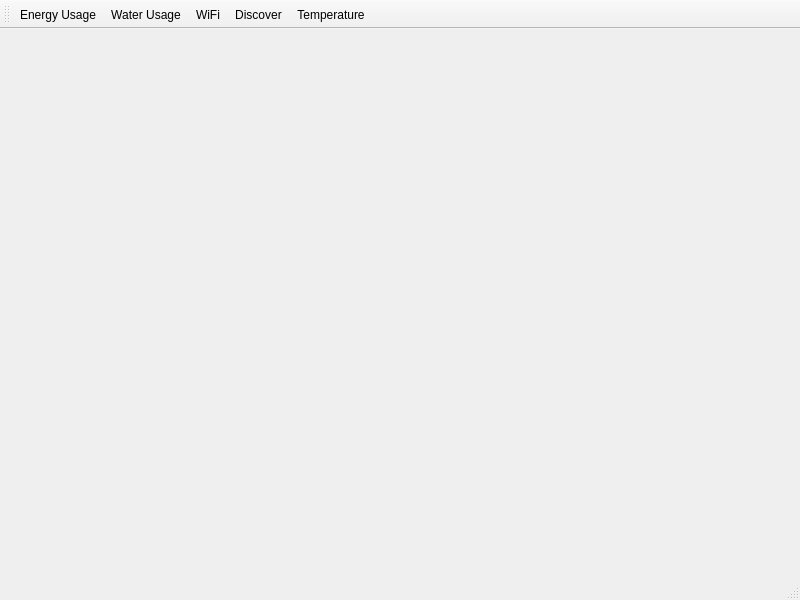
<?xml version="1.0" encoding="UTF-8"?>
<ui version="4.0">
 <class>main</class>
 <widget class="QMainWindow" name="main">
  <property name="geometry">
   <rect>
    <x>0</x>
    <y>0</y>
    <width>800</width>
    <height>600</height>
   </rect>
  </property>
  <property name="windowTitle">
   <string>UC Davis PI Web API Browser</string>
  </property>
  <property name="windowIcon">
   <iconset resource="../../resources/icons_utility.qrc">
    <normaloff>:/icons/utility/003-light bulb.svg</normaloff>:/icons/utility/003-light bulb.svg</iconset>
  </property>
  <widget class="QWidget" name="centralwidget">
   <property name="acceptDrops">
    <bool>false</bool>
   </property>
   <layout class="QHBoxLayout" name="horizontalLayout">
    <property name="spacing">
     <number>0</number>
    </property>
    <property name="sizeConstraint">
     <enum>QLayout::SetMaximumSize</enum>
    </property>
   </layout>
  </widget>
  <widget class="QMenuBar" name="menubar">
   <property name="geometry">
    <rect>
     <x>0</x>
     <y>0</y>
     <width>800</width>
     <height>22</height>
    </rect>
   </property>
  </widget>
  <widget class="QToolBar" name="toolBar">
   <property name="windowTitle">
    <string>toolBar</string>
   </property>
   <attribute name="toolBarArea">
    <enum>TopToolBarArea</enum>
   </attribute>
   <attribute name="toolBarBreak">
    <bool>false</bool>
   </attribute>
   <addaction name="actionEnergy"/>
   <addaction name="actionWater"/>
   <addaction name="actionWiFi"/>
   <addaction name="actionDiscover"/>
   <addaction name="actionTemperature"/>
  </widget>
  <widget class="QStatusBar" name="statusbar"/>
  <action name="actionEnergy">
   <property name="icon">
    <iconset resource="../../resources/icons_utility.qrc">
     <normaloff>:/icons/utility/003-light bulb.svg</normaloff>:/icons/utility/003-light bulb.svg</iconset>
   </property>
   <property name="text">
    <string>Energy Usage</string>
   </property>
   <property name="toolTip">
    <string>Energy Usage</string>
   </property>
  </action>
  <action name="actionWater">
   <property name="icon">
    <iconset resource="../../resources/icons_utility.qrc">
     <normaloff>:/icons/utility/014-faucet.svg</normaloff>:/icons/utility/014-faucet.svg</iconset>
   </property>
   <property name="text">
    <string>Water Usage</string>
   </property>
   <property name="toolTip">
    <string>Water Usage</string>
   </property>
  </action>
  <action name="actionWiFi">
   <property name="icon">
    <iconset resource="../../resources/icons_utility.qrc">
     <normaloff>:/icons/utility/009-modem.svg</normaloff>:/icons/utility/009-modem.svg</iconset>
   </property>
   <property name="text">
    <string>WiFi</string>
   </property>
   <property name="toolTip">
    <string>WiFi</string>
   </property>
  </action>
  <action name="actionFile">
   <property name="text">
    <string>File</string>
   </property>
  </action>
  <action name="actionAbout">
   <property name="text">
    <string>About</string>
   </property>
  </action>
  <action name="actionDiscover">
   <property name="icon">
    <iconset resource="../../resources/icons_utility.qrc">
     <normaloff>:/icons/utility/017-house.svg</normaloff>:/icons/utility/017-house.svg</iconset>
   </property>
   <property name="text">
    <string>Discover</string>
   </property>
   <property name="toolTip">
    <string>Discover</string>
   </property>
  </action>
  <action name="actionTemperature">
   <property name="icon">
    <iconset resource="../../resources/icons_utility.qrc">
     <normaloff>:/icons/utility/005-thermometer.svg</normaloff>:/icons/utility/005-thermometer.svg</iconset>
   </property>
   <property name="text">
    <string>Temperature</string>
   </property>
   <property name="toolTip">
    <string>Temperature</string>
   </property>
  </action>
 </widget>
 <resources>
  <include location="../../resources/icons_utility.qrc"/>
 </resources>
 <connections/>
</ui>
